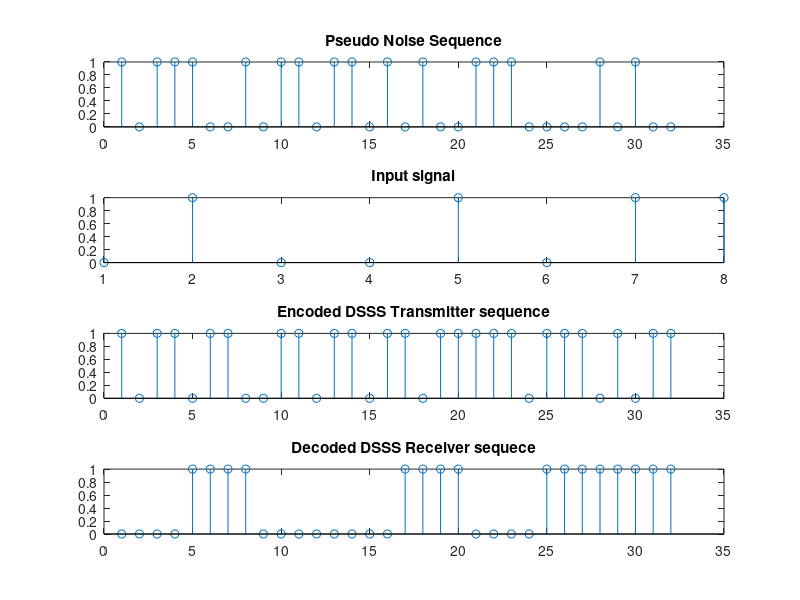

This chart was generated by the following MATLAB code:
clc;
clear all;

% Generate a pseudo random sequence(array) of length 32
pn_stream = round(rand(1, 32))

ip_sg = [0 1 0 0 1 0 1 1];
j = 1;

for i = 1:1:8
    if j < 32
        for k = j:1:j + 3
            tx(k) = xor(pn_stream(k), ip_sg(i));
        endfor
        j = j + 4;
    endif
endfor

len = length(tx);

for i = 1:1:len
    b(i) = xor(pn_stream(i), tx(i))
endfor

j = 1;

for k = 1:1:8
    if j < 32
        rx(k) = b(j)
        j = j + 4;
    endif
endfor

subplot(4, 1, 1)
stem(pn_stream)
title("Pseudo Noise Sequence")
subplot(4, 1, 2)
stem(ip_sg)
title("Input signal")
subplot(4, 1, 3)
stem(tx)
title("Encoded DSSS Transmitter sequence")
subplot(4, 1, 4)
stem(b)
title("Decoded DSSS Receiver sequece")

